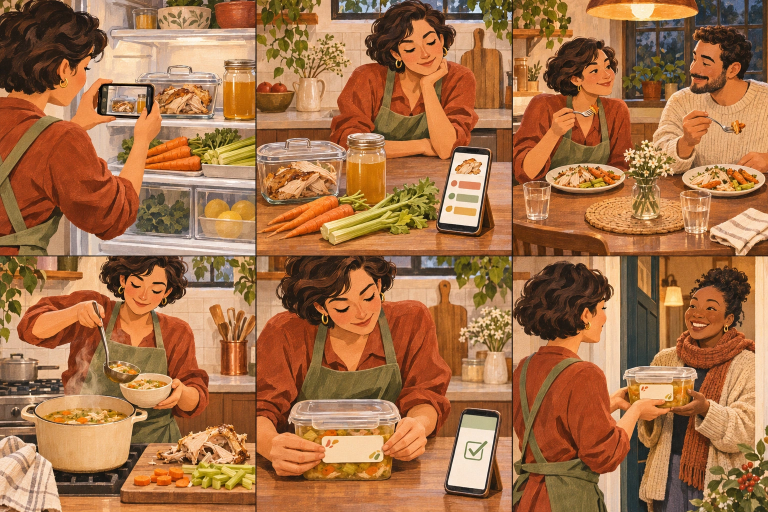
#> input picture docs/storyboard/source/scenes.webp, 1536 x 1024 px (shown at 1/2 size); its folder holds 2 pictures in this run
$ python build_storyboard.py
#> lines starting #> are read from the running program, lines starting #| are printed output that depends on the picture; after the words box and inside, x2 and y2 are one past the last pixel; in counts of white or black regions, pixels touching at a corner belong together
"""Assemble the generated illustration sources into the README's old-TV GIF.

Requires Pillow. Run from any directory with Python 3. Override STORYBOARD_FONT
and STORYBOARD_BOLD_FONT when the default macOS fonts are unavailable.
"""

import json
import os
from pathlib import Path

from PIL import Image, ImageDraw, ImageFont, ImageOps

ROOT = Path(__file__).resolve().parents[1]
OUT = ROOT / "docs/storyboard"
SOURCE = OUT / "source"
FONT = os.environ.get("STORYBOARD_FONT", "/System/Library/Fonts/Supplemental/Arial.ttf")
BOLD = os.environ.get("STORYBOARD_BOLD_FONT", "/System/Library/Fonts/Supplemental/Arial Bold.ttf")
STEPS = [
    ("Scan your kitchen", "Record the freezer, fridge and pantry.", "Use photos for labels and close-ups."),
    ("Review what you have", "Confirm ingredients and use-first priorities.", "Unclear items stay flagged for review."),
    ("Cook a meal that fits", "Choose a meal for a person and a time.", "Use ingredients actually on hand."),
    ("Make something new", "Roast chicken becomes chicken soup.", "Reuse ingredients in a different meal."),
    ("Approve the extra", "Pack, label and approve this specific batch.", "Keep food and allergen details visible."),
    ("Share with a person", "Give away the extra through a human handoff.", "Cottage sales need a separate compliance check."),
]
SIZE = (1100, 733)
SCREEN = (116, 123, 1165, 836)
CREAM = (249, 240, 216)
INK = (39, 42, 32)
SAGE = (108, 139, 99)


def font(size, bold=False):
    return ImageFont.truetype(BOLD if bold else FONT, size)


def television(scene, step, zoom=1.0):
    tv = Image.open(SOURCE / "television.webp").convert("RGB")
    x0, y0, x1, y1 = SCREEN
    width, height = x1 - x0, y1 - y0
    # A narrow editorial sidebar keeps captions readable and leaves the whole
    # illustrated action visible in the square portion of the television screen.
    sidebar = 352
    art = ImageOps.fit(scene, (int((width - sidebar) * zoom), int(height * zoom)))
    left, top = (art.width - (width - sidebar)) // 2, (art.height - height) // 2
    art = art.crop((left, top, left + width - sidebar, top + height))
    screen = Image.new("RGB", (width, height), INK)
    screen.paste(art, (sidebar, 0))
    draw = ImageDraw.Draw(screen)
    draw.text((31, 39), "SCRATCH KITCHEN", font=font(21, True), fill=CREAM)
    draw.text((31, 88), f"{step + 1:02d} / 06", font=font(25), fill=(185, 199, 160))

    def text_block(text, y, size, bold=False, color=CREAM):
        words, line = text.split(), ""
        lines = []
        for word in words:
            candidate = (line + " " + word).strip()
            if draw.textlength(candidate, font=font(size, bold)) > sidebar - 62 and line:
                lines.append(line)
                line = word
            else:
                line = candidate
        lines.append(line)
        for line in lines:
            draw.text((31, y), line, font=font(size, bold), fill=color)
            y += int(size * 1.3)
        return y

    text_block(STEPS[step][0], 159, 42, True)
    caption_end = text_block(STEPS[step][1], 345, 26, True)
    text_block(STEPS[step][2], caption_end + 26, 25, color=(219, 218, 198))
    for n in range(6):
        start = 31 + n * 49
        draw.rounded_rectangle((start, height - 48, start + 38, height - 40), radius=4,
                               fill=(183, 202, 156) if n == step else (75, 79, 64))
    mask = Image.new("L", screen.size, 0)
    ImageDraw.Draw(mask).rounded_rectangle((0, 0, width - 1, height - 1), radius=85, fill=255)
    tv.paste(screen, (x0, y0), mask)
    return tv.resize(SIZE, Image.Resampling.LANCZOS)


def main():
    sheet = Image.open(SOURCE / "scenes.webp").convert("RGB")
#> sheet is the input picture: PIL image 1536x1024 RGB; mean R, G, B 165.6, 112.3, 71.7
    assert sheet.size == (1536, 1024), sheet.size
    scenes = [sheet.crop((col * 512, row * 512, (col + 1) * 512, (row + 1) * 512))
              for row in range(2) for col in range(3)]
#> scenes = 6 items
    frames, durations = [], []
    posters = []
    for step, scene in enumerate(scenes):
        posters.append(television(scene, step))
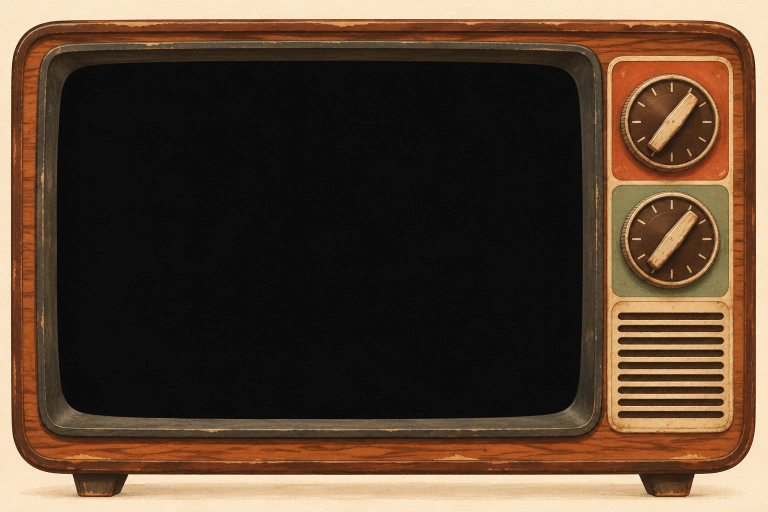
#> input picture docs/storyboard/source/television.webp, 1536 x 1024 px (shown at 1/2 size)
#> in television, tv is the input picture: PIL image 1536x1024 RGB; mean R, G, B 85.8, 65.8, 49
#> in television, `screen.paste(art, (sidebar, 0))`:
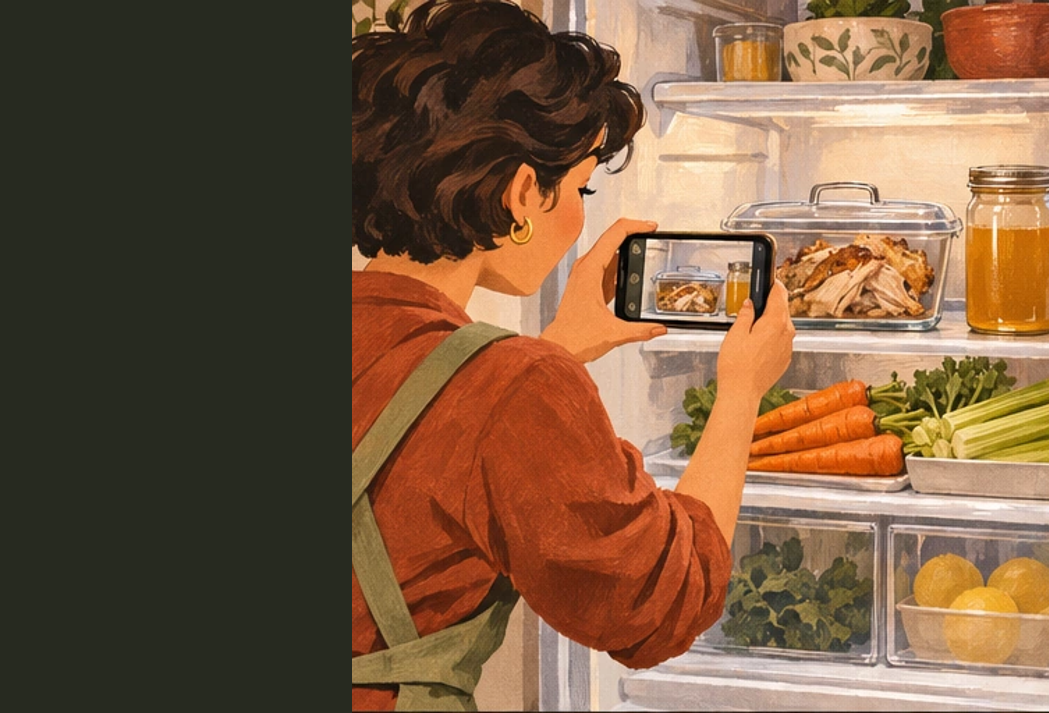
#> screen: PIL image 1049x713 RGB; mean R, G, B 123.4, 92.1, 65.8
#> after the loop in text_block, `for word in words:`: lines = ['Scan your']
#> the loop in text_block, `for line in lines:` made 2 passes
#> (line, y) on passes 1 to 2: ('Scan your', 213), ('kitchen', 267)
#> after the loop in text_block, `for line in lines:`: y = 267
#> the loop in text_block (call 2), `for word in words:` made 6 passes
#> the loop in text_block (call 2), `for line in lines:` made 2 passes
#> (line, y) on passes 1 to 2: ('Record the freezer,', 378), ('fridge and pantry.', 411)
#> in television, `caption_end = text_block(STEPS[step][1], 345, 26, True)`: caption_end = 411
#> the loop in television, `for n in range(6):` made 6 passes
#> start on passes 1 to 6: 31, 80, 129, 178, 227, 276
#> in television, `mask = Image.new("L", screen.size, 0)`: mask: PIL image 1049x713 L; every value is 0
#> in television, `ImageDraw.Draw(mask).rounded_rectangle((0, 0, width - 1, height - 1), ..`:
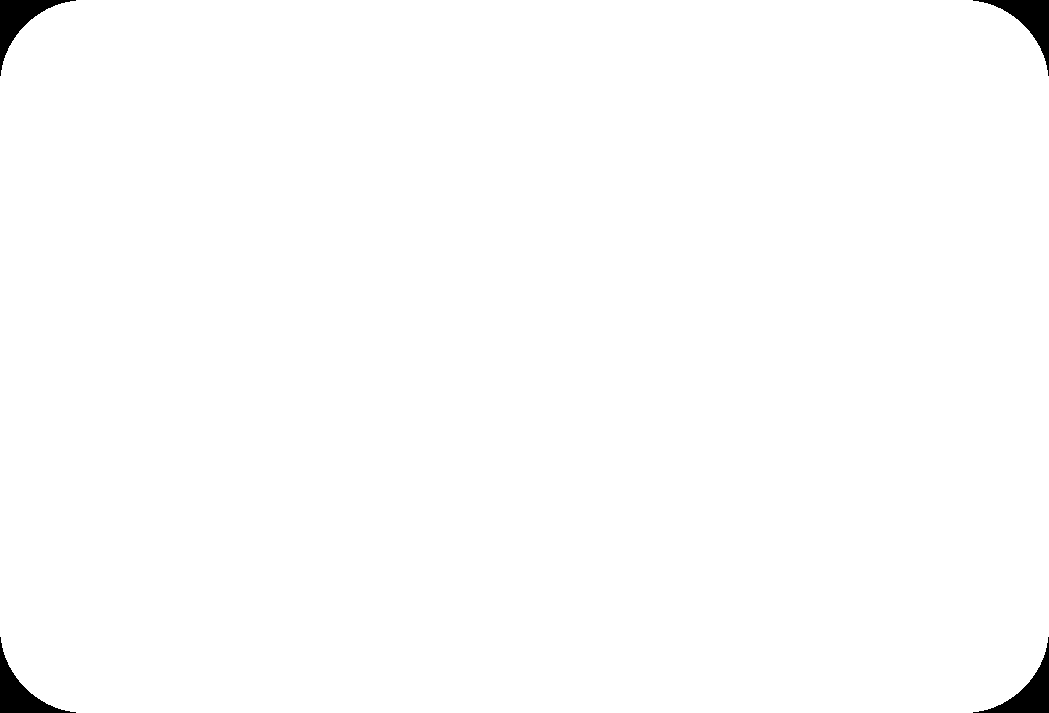
#> mask: PIL image 1049x713 L; 99.2% white; 4 black regions, box (x1, y1, x2, y2) and area: (0, 0, 76, 76) 1575, (973, 0, 1049, 76) 1575, (0, 637, 76, 713) 1575, (973, 637, 1049, 713) 1575
#> in television, `return tv.resize(SIZE, Image.Resampling.LANCZOS)`:
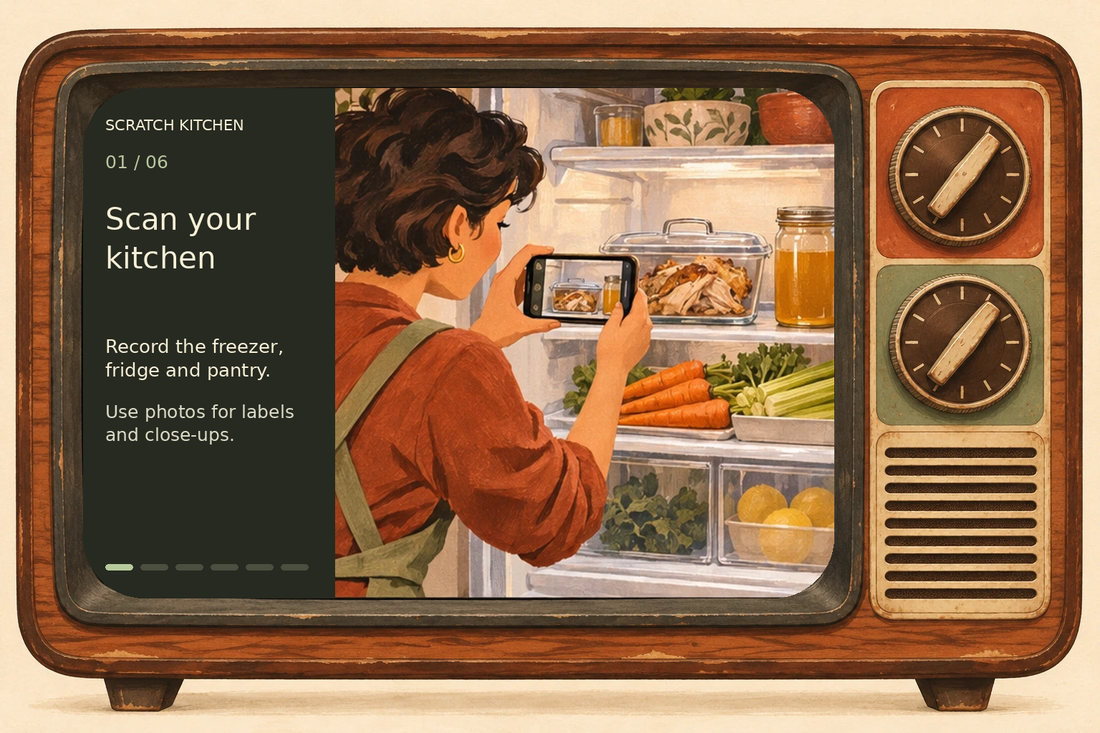
#> returned value: PIL image 1100x733 RGB; mean R, G, B 139.9, 105.1, 75.9
        for zoom in (1.0, 1.012, 1.024):
            frames.append(television(scene, step, zoom))
#> the loop in television (call 2), `for n in range(6):` made 6 passes
            durations.append(1500)
    # A global palette keeps the wooden cabinet stable across all frames.
    palette_sample = Image.new("RGB", (550 * 3, 367 * 2))
#> palette_sample: PIL image 1650x734 RGB; every value is 0
    for i, poster in enumerate(posters):
        palette_sample.paste(poster.resize((550, 367)), ((i % 3) * 550, (i // 3) * 367))
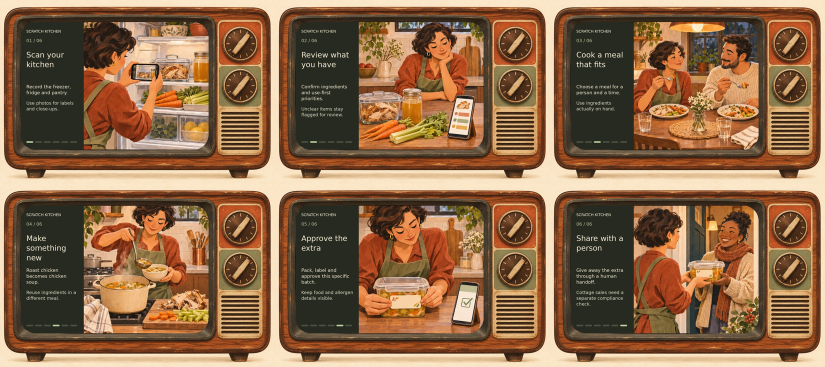
#> palette_sample: PIL image 1650x734 RGB (shown at 1/2 size); mean R, G, B 140, 103.7, 72.5
    palette = palette_sample.quantize(colors=192, method=Image.Quantize.MEDIANCUT)
    indexed = [f.quantize(palette=palette, dither=Image.Dither.NONE) for f in frames]
    indexed[0].save(OUT / "scratch-kitchen-tv.gif", save_all=True, append_images=indexed[1:],
                    duration=durations, loop=0, optimize=True, disposal=1)
    posters[0].save(OUT / "scratch-kitchen-tv-poster.png", optimize=True)
    still = Image.new("RGB", (1650, 734), CREAM)
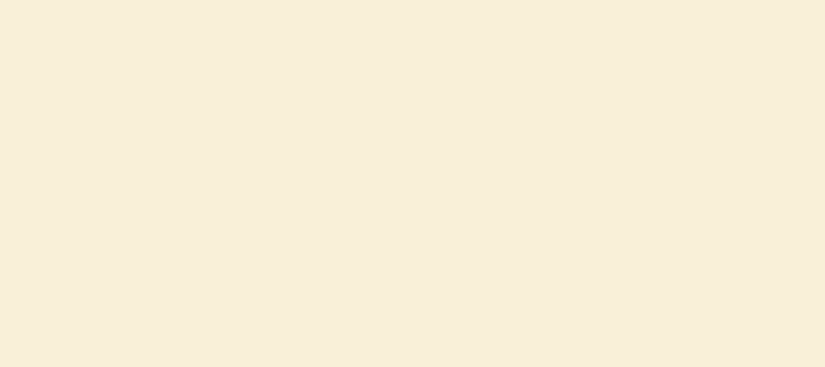
#> still: PIL image 1650x734 RGB (shown at 1/2 size); mean R, G, B 249, 240, 216
    for i, poster in enumerate(posters):
        still.paste(poster.resize((550, 367)), ((i % 3) * 550, (i // 3) * 367))
    still.save(OUT / "scratch-kitchen-storyboard.png", optimize=True)
    gif = Image.open(OUT / "scratch-kitchen-tv.gif")
    actual_durations = []
    for i in range(gif.n_frames):
        gif.seek(i)
        actual_durations.append(gif.info["duration"])
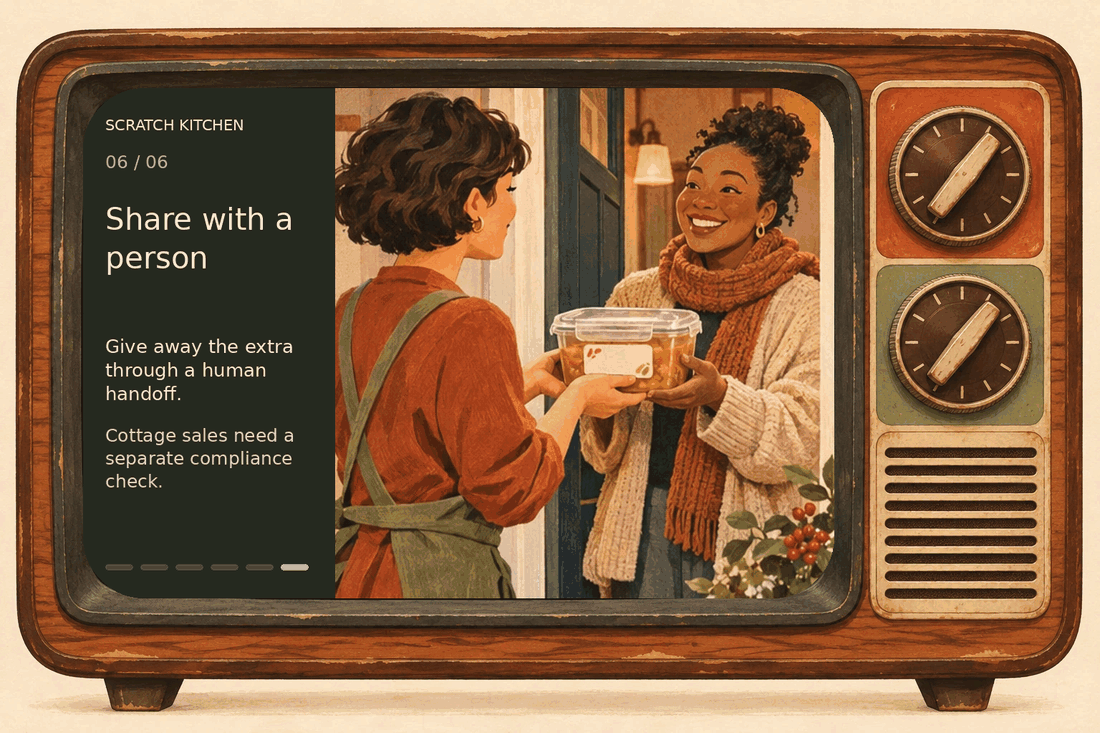
#> gif: PIL image 1100x733 RGB; mean R, G, B 133.8, 98.3, 68.6
#> after the loop, actual_durations = [1500, 1500, 1500, 1500, 1500, 1500, 1500, 1500, 1500, 1500, 1500, 1500, 1500, 1500, 1500, 1500, 1500, 1500]
    assert gif.is_animated and gif.info.get("loop") == 0
    assert gif.size == SIZE and sum(actual_durations) == 27000
    assert (OUT / "scratch-kitchen-tv.gif").stat().st_size < 5 * 1024 * 1024
    report = {"size": SIZE, "frames": gif.n_frames, "duration_ms": sum(actual_durations),
              "loop": "forever", "bytes": (OUT / "scratch-kitchen-tv.gif").stat().st_size,
              "generation": "Built-in image_gen illustrations; Pillow animation assembly",
              "scenes": [step[0] for step in STEPS]}
    (OUT / "build.json").write_text(json.dumps(report, indent=2) + "\n")
    print(json.dumps(report, indent=2))
#> (printed output is left out)


if __name__ == "__main__":
    main()
